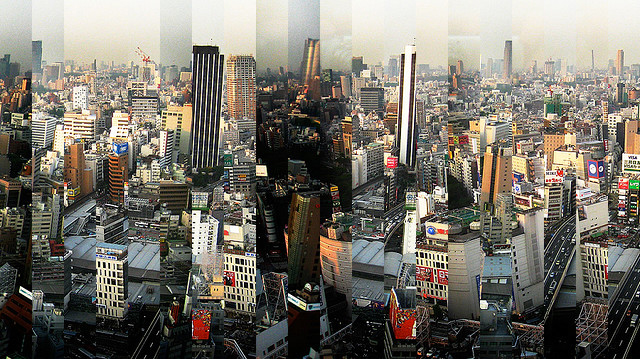
#> input picture file.jpg, 640 x 359 px
$ python unshred.py file.jpg out.png 5   (Python 2 division)
#> lines starting #> are read from the running program, lines starting #| are printed output that depends on the picture
## Usage: ./unshred.py source destination [shreds=20]
## This solution uses rms to match two columns.
## If there's a conflict in that then it applies
## some tricks to determine correct order

import sys
from PIL import Image
from math import sqrt

__author__ = "hetu"
__license__ = "GPL"

class ColImage(object):
	def __init__(self, img):
		self.image = img
		self.data = img.getdata()
		self.w = img.size[0]
	def getpixel(self, x, y):
		return self.data[self.w * y + x]

def rgb_diff(c1, c2):
    return tuple([x-y for x, y in zip(c1, c2)])

def rms(cdiff):
    return sqrt(sum((x*x for x in cdiff)))

def col_diff(s1, s2):
	w, h = s1.image.size

	s1_right = [s1.getpixel(w-1, i) for i in xrange(h)]
	s2_left = [s2.getpixel(0, i) for i in xrange(h)]

	diffs = [rgb_diff(c1, c2) for c1, c2 in zip(s1_right, s2_left)]
	diff = sum([rms(diff) for diff in diffs])
	return diff

def unshred(src_image, output_image, shred_count):
#> called with src_image = 'file.jpg', output_image = 'out.png', shred_count = 5
	image = Image.open(src_image)
#> image is the input picture: PIL image 640x359 RGB; mean R, G, B 118.7, 114.3, 104.7
	result = Image.new("RGBA", image.size)
#> result: PIL image 640x359 RGBA; every value is 0

	width, height = image.size
#> width = 640; height = 359
	shred_width = width/shred_count
#> shred_width = 128

	cols = [ColImage(image.crop((i*shred_width, 0, (i+1)*shred_width, height))) for i in xrange(shred_count)]
#> in __init__, `self.image = img`:
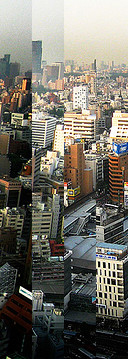
#> self.image: PIL image 128x359 RGB; mean R, G, B 112.7, 110.3, 101.2
#> in __init__ (call 2), `self.image = img`:
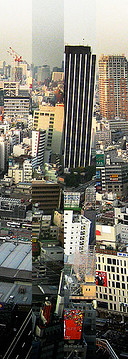
#> self.image: PIL image 128x359 RGB; mean R, G, B 123.8, 119.7, 109
#> in __init__ (call 3), `self.image = img`:
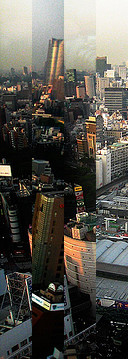
#> self.image: PIL image 128x359 RGB; mean R, G, B 88.6, 85.8, 78.5
#> in __init__ (call 4), `self.image = img`:
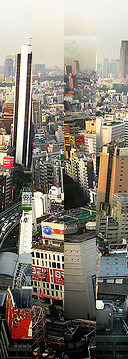
#> self.image: PIL image 128x359 RGB; mean R, G, B 133.3, 127, 116.4
#> in __init__ (call 5), `self.image = img`:
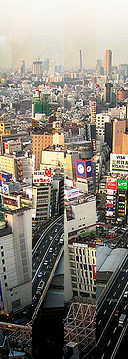
#> self.image: PIL image 128x359 RGB; mean R, G, B 135, 128.9, 118.5
#> cols = 5 items
	idxs = range(shred_count)

	follows = []
	unmatched = range(shred_count)

	beyond_threshhold_columns = []

	for k in idxs:
		li = [float(col_diff(cols[k], cols[j])) for j in idxs]
		minval = min(li)
		matched_col = [i for i, v in enumerate(li) if v == minval][0]

		#if diff is beyond threshhold that means it can be first col
		if (minval>25000):
			beyond_threshhold_columns.append((matched_col,minval))

		#print k,matched_col,'min:' + str(minval)
		follows.append((k,matched_col))
		try:
			unmatched.remove(matched_col)
		except ValueError:
			pass
#> this loop made 5 passes
#> (li, minval, matched_col) on passes 1 to 5: ([35693.8, 28726, 48852.5, 32907.7, 35054.7], 28726, 1), ([36733.8, 33320.3, 52601, 36333.8, 37644.6], 33320.3, 1), ([33470.3, 13607.3, 47541.9, 29517.5, 33603.6], 13607.3, 1), ([34949.6, 32053.5, 48569.3, 34004.1, 33264.1], 32053.5, 1), ([33895.9, 31432.5, 43919.1, 26667.8, 33772.4], 26667.8, 3)
#> after the loop, beyond_threshhold_columns = [(1, 28726), (1, 33320.3), (1, 32053.5), (3, 26667.8)]; follows = [(0, 1), (1, 1), (2, 1), (3, 1), (4, 3)]; unmatched = [0, 2, 4]

	if (len(unmatched)>0):
		first_col = unmatched[0]
#> first_col = 0
		#print 'unmatched, set as first col:', first_col
	elif (len(beyond_threshhold_columns)>0):
		max_min = max([v for t,v in beyond_threshhold_columns])
		first_col = [i for i, v in beyond_threshhold_columns if v == max_min][0]
		#print 'beyond threshhold, set as first col:', first_col

	out_seq = []
	current_col = first_col
#> current_col = 0
	for count,k in enumerate(follows):
		result.paste(cols[follows[current_col][0]].image, (count*shred_width, 0))
		current_col = follows[current_col][1]
		out_seq.append(current_col)
		count+=1
#> this loop made 5 passes
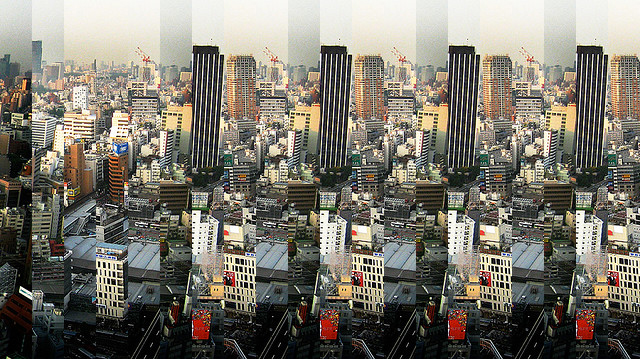
#> result: PIL image 640x359 RGBA; mean R, G, B, A 121.6, 117.8, 107.4, 255
#> after the loop, out_seq = [1, 1, 1, 1, 1]

	#print out_seq
	result.save(output_image)

def main(argv):
    try:
        src_image = argv[1]
        output_image = argv[2]
        SHREDS = 20 if len(argv) <= 3 else int(argv[3])
    except IndexError:
        print >> sys.stderr, ('Usage: %s [source] [dest] [shreds=20]' % argv[0])
        exit(1)

    try:
        unshred(src_image, output_image, SHREDS)
    except IOError, e:
        print >> sys.stderr, e
        exit(2)

if __name__ == '__main__':
    main(sys.argv)
